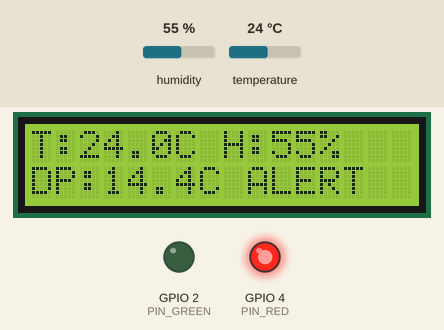
Bench run of a program on a simulated ESP32. On the bench: 16×2 character LCD, output pins drawn as LEDs (lit = HIGH). The test bench sets the inputs (shaded band); at power-on: temperature 24 °C, humidity 55 %. WiFi joins after 1.5 s; servers stay silent unless stated; random numbers use the default seed unless the program sets one; no MQTT or app messages arrive unless stated; what the program prints to the serial monitor is not drawn.

Above: at 2.8 s.
2.9 s: temperature set to 8.5 °C
At 8.1 s:
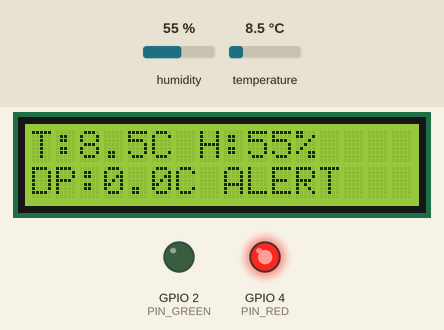
8.9 s: temperature set to 7.4 °C
At 12.0 s:
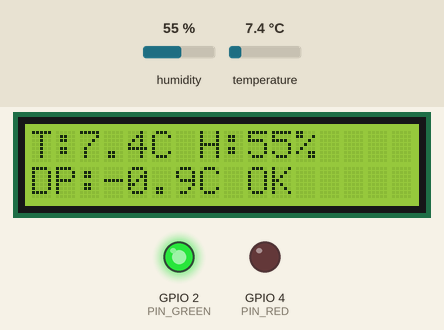
14.9 s: humidity set to 22 %
At 17.2 s:
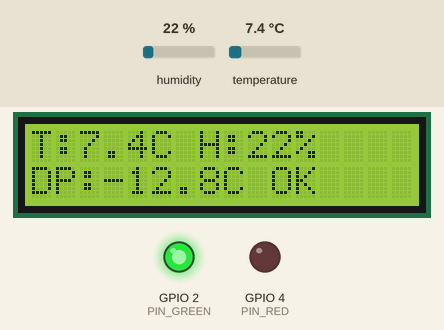
20.9 s: humidity set to 40 %
At 22.4 s:
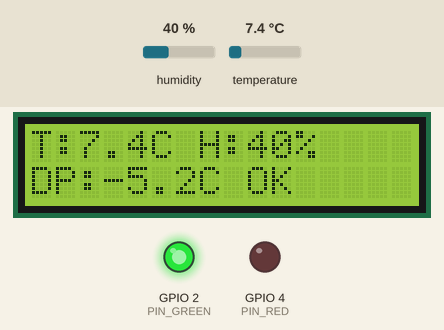
Timing chart, 0 to 23.9 s (numbered marks = the images above; inputs shaded):
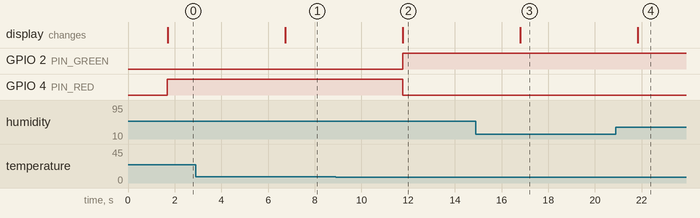

Measured:
- the behaviour switches between 8.1 and 8 °C on temperature (found by bisection; images 1 and 2)
- after the input at 2.9 s, the display: changes after 3.8 s (image 1)
- after the input at 8.9 s, GPIO 2 (PIN_GREEN): LOW → HIGH after 2.9 s; GPIO 4 (PIN_RED): HIGH → LOW after 2.9 s; the display: changes after 2.9 s (image 2)
- after the input at 14.9 s, the display: changes after 1.9 s (image 3)
- after the input at 20.9 s, the display: changes after 0.94 s (image 4)

The program:

main.cpp
```cpp
#include <Arduino.h>
#include <WiFi.h>
#include <PubSubClient.h>
#include <DHT.h>
#include <ArduinoJson.h>
#include <LiquidCrystal_I2C.h> // Бібліотека екрану
#include <math.h> // Для логарифмів

// --- НАЛАШТУВАННЯ ---
const char* SSID = "Wokwi-GUEST";
const char* PASSWORD = "";
const char* MQTT_SERVER = "broker.hivemq.com";
const int MQTT_PORT = 1883;

// РЕАЛЬНІ ДАНІ З БД
const char* SENSOR_ID = "ba931db0-8d2f-48db-9b0a-26c2fe2fa520";
const char* MQTT_TOPIC = "auratherm/9a038ea4-099f-4ce8-9a51-0417907dd9be/readings";

// ЛІМІТИ ЗОНИ (Для візуалізації на екрані)
const float MIN_TEMP = 4;
const float MAX_TEMP = 8;

// --- ОБЛАДНАННЯ ---
#define DHTPIN 15
#define DHTTYPE DHT22
#define PIN_RED 4
#define PIN_GREEN 2

DHT dht(DHTPIN, DHTTYPE);
// Адреса екрану 0x27, 16 стовпців, 2 рядки
LiquidCrystal_I2C lcd(0x27, 16, 2);

WiFiClient espClient;
PubSubClient client(espClient);

void setup_wifi() {
  delay(10);
  Serial.println();
  Serial.print("Connecting to ");
  Serial.println(SSID);

  WiFi.mode(WIFI_STA); // Режим клієнта
  WiFi.begin(SSID, PASSWORD);

  while (WiFi.status() != WL_CONNECTED) {
    delay(500);
    Serial.print(".");
  }

  Serial.println("");
  Serial.println("WiFi connected");
  Serial.println("IP address: ");
  Serial.println(WiFi.localIP());
}

void setup() {
  Serial.begin(115200);
  Serial.println("--------------------------------");
  Serial.println("SYSTEM STARTING...");

  // Ініціалізація обладнання
  dht.begin();
  lcd.init();
  lcd.backlight();
  pinMode(PIN_RED, OUTPUT);
  pinMode(PIN_GREEN, OUTPUT);

  // Стартова заставка
  lcd.setCursor(0, 0);
  lcd.print("AuraTherm IoT");
  lcd.setCursor(0, 1);
  lcd.print("Initializing...");

  setup_wifi();
  client.setServer(MQTT_SERVER, MQTT_PORT);
}

void reconnect() {
  // Цикл перепідключення до MQTT
  while (!client.connected()) {
    Serial.print("Attempting MQTT connection...");
    String clientId = "ESP32Client-";
    clientId += String(random(0xffff), HEX);

    if (client.connect(clientId.c_str())) {
      Serial.println("connected");
    } else {
      Serial.print("failed, rc=");
      Serial.print(client.state());
      Serial.println(" try again in 5 seconds");
      delay(5000);
    }
  }
}

// --- МАТЕМАТИЧНА ФУНКЦІЯ: РОЗРАХУНОК ТОЧКИ РОСИ ---
float calculateDewPoint(float temp, float humidity) {
  // Константи для формули Магнуса
  float a = 17.27;
  float b = 237.7;

  // Розрахунок "альфа"
  float alpha = ((a * temp) / (b + temp)) + log(humidity / 100.0);

  // Фінальна формула
  float dewPoint = (b * alpha) / (a - alpha);
  return dewPoint;
}

// Функція округлення до 1 знаку після коми
float round1(float value) {
  return (int)(value * 10 + 0.5) / 10.0;
}

void loop() {
  if (!client.connected()) {
    reconnect();
  }
  client.loop();

  // 1. ЗЧИТУВАННЯ
  float t = dht.readTemperature();
  float h = dht.readHumidity();

  if (isnan(t) || isnan(h)) {
    Serial.println("Error reading sensor");
    lcd.setCursor(0, 0);
    lcd.print("Sensor Error!");
    return;
  }

  // 2. МАТЕМАТИКА: Рахуємо Точку Роси
  float dewPoint = calculateDewPoint(t, h);

  // Округляємо для красивого JSON
  t = round1(t);
  h = round1(h);
  dewPoint = round1(dewPoint);

  // 3. ВІЗУАЛІЗАЦІЯ (Локальна індикація)
  lcd.clear();
  lcd.setCursor(0, 0);
  lcd.print("T:"); lcd.print(t, 1); lcd.print("C H:"); lcd.print(h, 0); lcd.print("%");

  lcd.setCursor(0, 1);
  lcd.print("DP:"); lcd.print(dewPoint, 1); lcd.print("C");

  // 4. ПЕРЕВІРКА НА ТРИВОГУ (Червоний/Зелений)
  // Якщо температура ВИЩА за макс (-17) або НИЖЧА за мін (-22)
  if (t > MAX_TEMP || t < MIN_TEMP) {
     digitalWrite(PIN_RED, HIGH);
     digitalWrite(PIN_GREEN, LOW);
     lcd.print(" ALERT");
  } else {
     digitalWrite(PIN_RED, LOW);
     digitalWrite(PIN_GREEN, HIGH);
     lcd.print(" OK");
  }

  // 5. ФОРМУВАННЯ JSON
  StaticJsonDocument<300> doc;
  doc["sensorId"] = SENSOR_ID;
  doc["temperature"] = t;
  doc["humidity"] = h;
  doc["dewPoint"] = dewPoint;

  // Додамо Timestamp (кількість мілісекунд від старту, як простий час)
  doc["uptime"] = millis() / 1000;

  char buffer[512];
  serializeJson(doc, buffer);

  Serial.print("Sending: ");
  Serial.println(buffer);
  client.publish(MQTT_TOPIC, buffer);

  delay(5000); // Частота повідомлень
}
```
